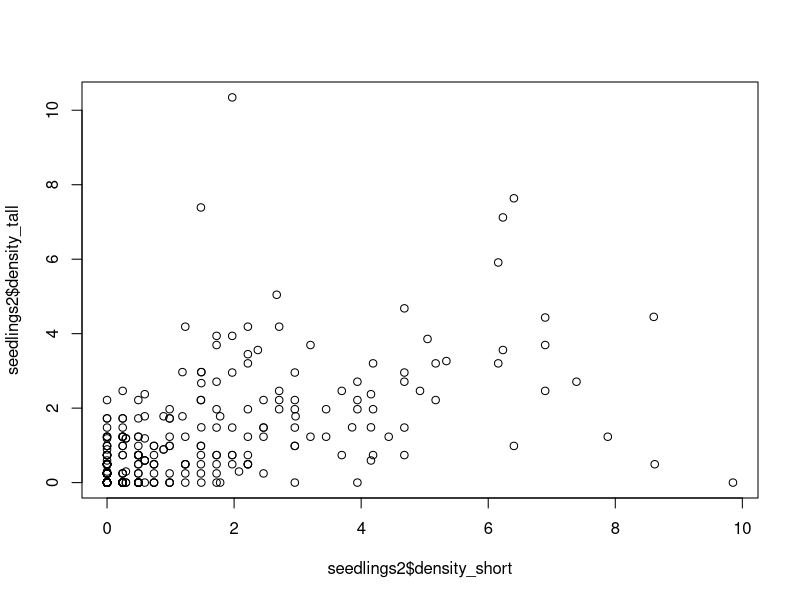
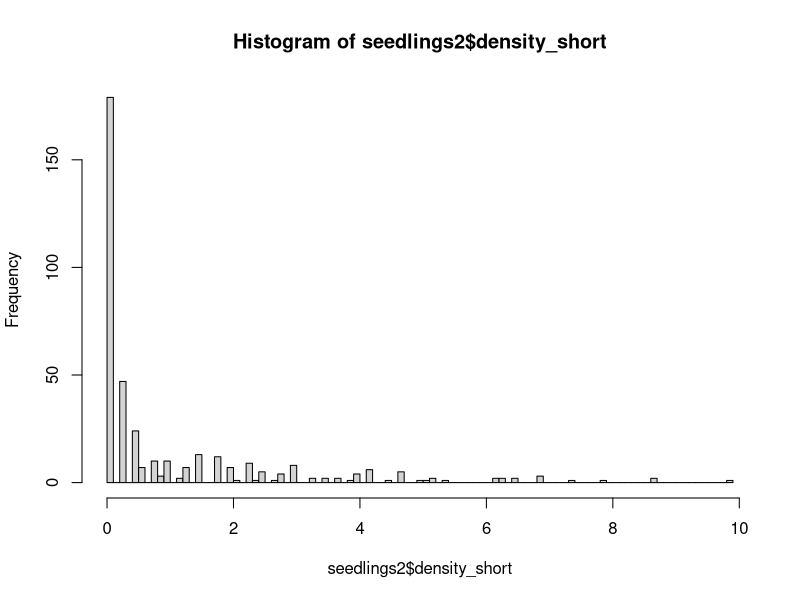
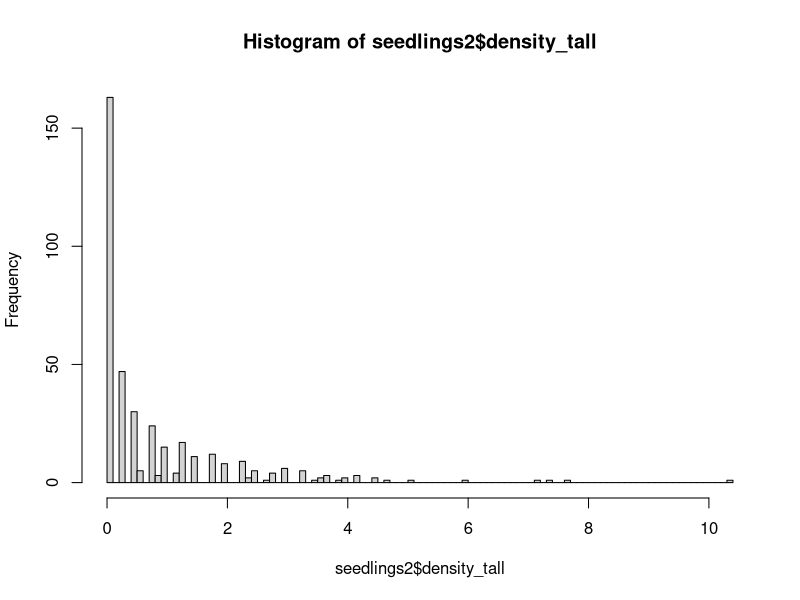
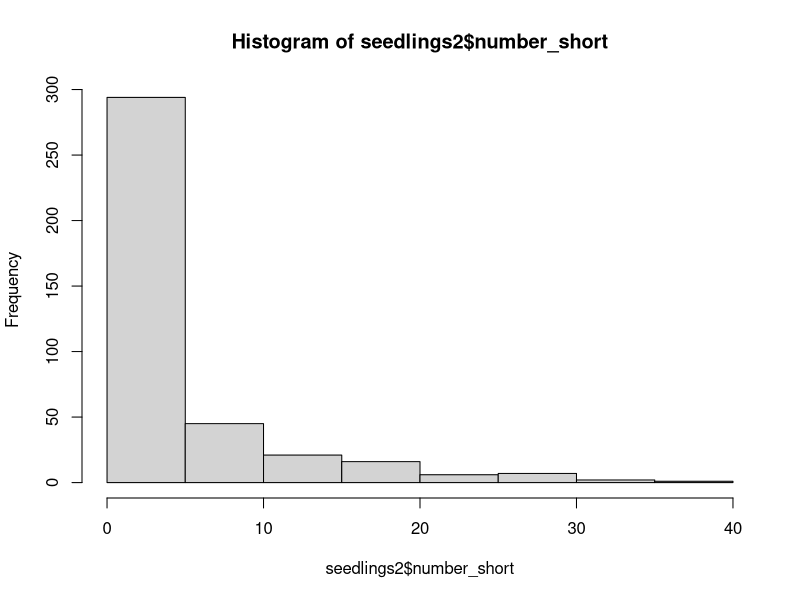
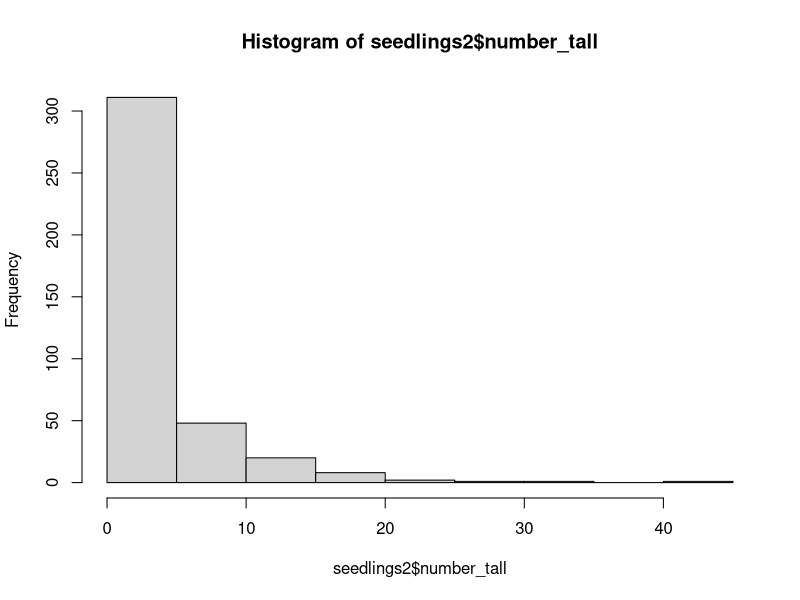
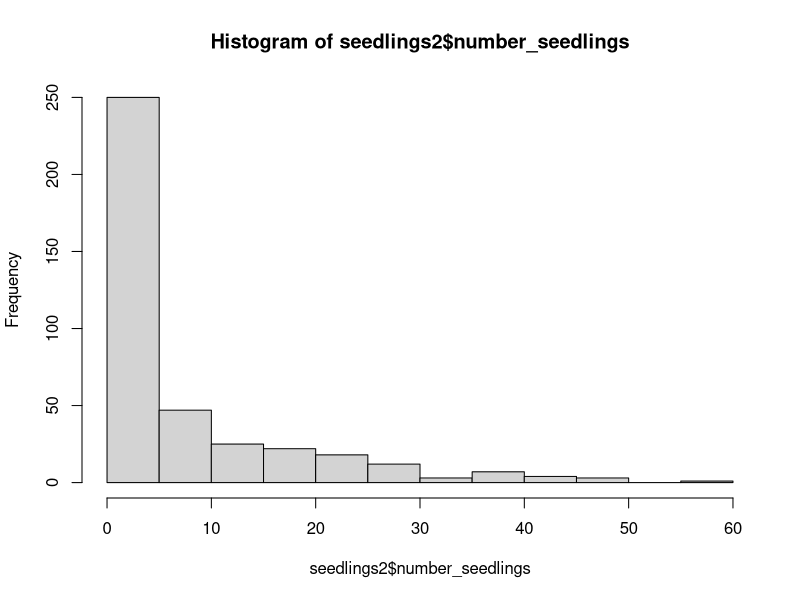
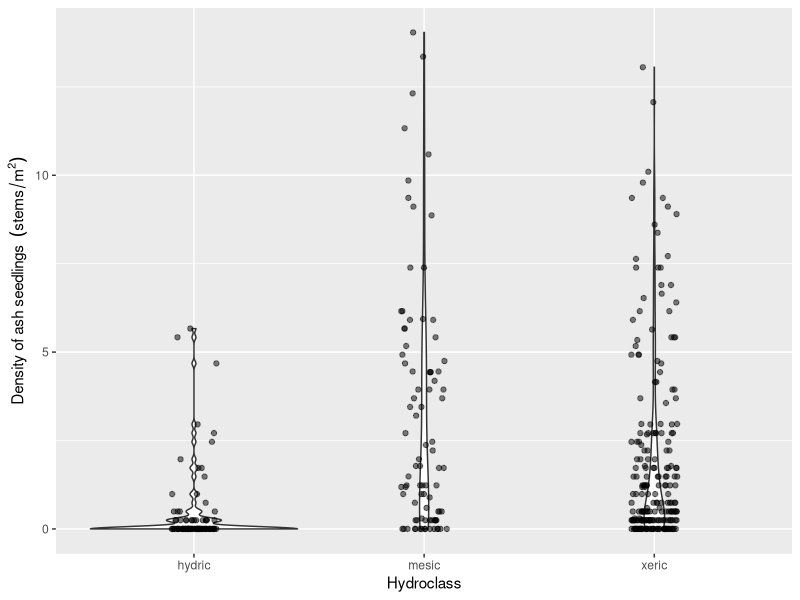
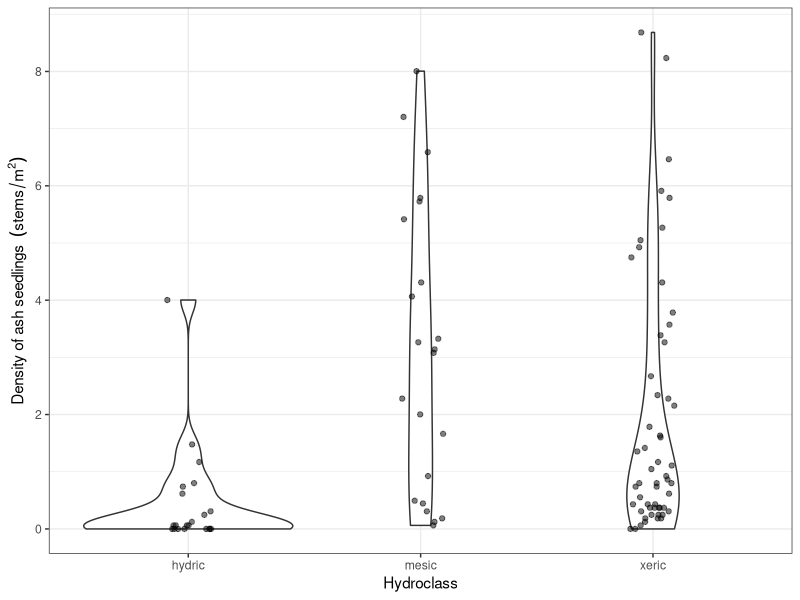

Write R code to recreate these figures, in order. (Note: this script raises an error after producing the figures.)
# Aaron Tayal
# 8/26/2024
# The purpose is to report what the stem 
# density of ash seedlings, saplings, small trees, and trees is

library(ggplot2)
library(dplyr)


# Hydroclass -----------------------------------------------------------------

hydro <- read.csv("Raw_data/MI-plot-hydroclasses.csv")
str(hydro)
hydro$mstrlvl <- as.factor(hydro$mstrlvl)
# The column "mstrlvl" is either xeric, mesic, or hydric. All plots in one
# transect (3 plots) will have the same assignment of mstrlvl. I will also 
# call this the "hydroclass". The column "plotmstr" has a value from 1 to 5 
# (1 being driest and 5 being the most flooded). The "plotmstr" value can
# vary within a transect. I think it is based on the results of some kind of 
# soil moisture test.

# Note: "MI-plot-hydroclasses.csv" has hydroclass data for 129 plots, including
# some that I do not plan to visit because they are designated "non-ash" plots
# or they are at Brighton.

# Plot centers ---------------------------------------------------------------

plot_centers0 <- read.csv("Raw_data/EAB_Michigan_2024_plot_centers.csv")
str(plot_centers0)
# Kayla: for the center_tree column, I would encourage to split that into two (one for species and one for dbh)
# same for the center tree updated column

# There are 111 plots (37 transects) that I plan to visit (and 2 extra rows due 
# to confusion about the true center for plot 75):
nrow(plot_centers0)

# Remove the 2 additional rows listing info on 75_north and 75_south:
plot_centers0 <- plot_centers0[plot_centers0$center_tree_number != "75_north",]
plot_centers0 <- plot_centers0[plot_centers0$center_tree_number != "75_south",]

nrow(plot_centers0)

# Make transect and park into factors:
plot_centers0$Transect <- as.factor(plot_centers0$Transect)
plot_centers0$Park <- as.factor(plot_centers0$Park)

# Make center tree number into an integer:
plot_centers0$center_tree_number <- as.integer(plot_centers0$center_tree_number)

# There are 98 plots that I have collected seedling data (not counting 75_north):
sum(plot_centers0$seedlings_done_y_n == "y")

# Similarly, there are 98 plots that I have collected sapling data (not counting 
# 75_north):
sum(plot_centers0$saplings_done_y_n == "y")

# There are 97 plots that I have collected tree data for (not counting 75_north).
# At plot 91 at Hudson Mills, we ran out of time to collect tree data due to a 
# thunderstorm
sum(plot_centers0$trees_done_y_n == "y")

# There are 2 plots where we found and measured the center tree but did not 
# collect any seedling, sapling, or tree data due to high waters and a time 
# crunch. These were plots 23 and 66, both at Island Lake.

# This leaves 11 plots that we have neither found the center or recorded data
# for. Four at Hudson Mills, six at Indian Springs, and one at Island Lake. 
# Note: we technically found plot 61 at Island Lake, but I forgot to write
# the center tree DBH, and thus I'm considering it completely not-started.

# Summary: 97 done + 3 partially done + 11 not-started = 111 plots

# Join the hydroclass data into the plot_centers dataframe:
plot_centers <- right_join(hydro, plot_centers0)
nrow(plot_centers) == nrow(plot_centers0)

# Try to understand which hydroclasses (hydric, mesic, xeric) are found at 
# each Park:
table((plot_centers %>% filter(Park == "Highland"))$mstrlvl)
table((plot_centers %>% filter(Park == "Hudson Mills"))$mstrlvl)
table((plot_centers %>% filter(Park == "Indian Springs"))$mstrlvl)
table((plot_centers %>% filter(Park == "Island Lake"))$mstrlvl)
table((plot_centers %>% filter(Park == "Kensington"))$mstrlvl)
table((plot_centers %>% filter(Park == "Pontiac Lake"))$mstrlvl)
table((plot_centers %>% filter(Park == "Proud Lake"))$mstrlvl)

# Seedlings -------------------------------------------------------------------

seedlings <- read.csv("Raw_data/EAB_Michigan_2024_seedlings.csv")
str(seedlings)
# At one plot (75 at Indian Springs), we found two center trees marked 75.
# The true, original plot 75 is the one I want to use. I called this one 
# "75_south" in my datasheet this year. So I need to remove "75_north" rows and
# rename "75_south" rows as simply "75".
seedlings <- seedlings[seedlings$center_tree_number != "75_north",]
seedlings$center_tree_number[seedlings$center_tree_number == "75_south"] <- "75"
str(seedlings)

seedlings$center_tree_number <- as.integer(seedlings$center_tree_number)

# To combine the data on plot centers with the seedling data, I want to
# keep all rows in seedlings:
seedlings2 <- right_join(plot_centers, seedlings, by="center_tree_number")
# I notice test if the number of rows are the same,
# indicating that the datasets combined sucessfully:
nrow(seedlings2) == nrow(seedlings)

# We recorded data for each quadrant of each microplot, so I need to add up the
# four quadrants for short seedlings (those that are shorter than 25 cm):
seedlings2$number_short <- 
  seedlings2$northeast_number_established_short +
  seedlings2$southeast_number_established_short +
  seedlings2$southwest_number_established_short +
  seedlings2$northwest_number_established_short

# Same for tall seedlings:
seedlings2$number_tall <- 
  seedlings2$northeast_number_established_tall +
  seedlings2$southeast_number_established_tall +
  seedlings2$southwest_number_established_tall +
  seedlings2$northwest_number_established_tall

# Now make a column for the total number of seedlings (both short and tall):
seedlings2$number_seedlings <- seedlings2$number_short + seedlings2$number_tall

# Now I need to divide the raw counts by the area of the circular microplot to
# get the density. The density will be in units of stems per meter^2
seedlings2$density_short <-
  (seedlings2$number_short / seedlings2$area_of_microplot_m_squared)

seedlings2$density_tall <-
  (seedlings2$number_tall / seedlings2$area_of_microplot_m_squared)

seedlings2$density_seedlings <- 
  (seedlings2$number_seedlings / seedlings2$area_of_microplot_m_squared)

# For a common sense check, I'll plot the density of short seedlings against
# the density of tall seedlings.  I predict (prior to seeing it) that they 
# will be correlated.
plot(seedlings2$density_short,
     seedlings2$density_tall)

# I will plot histograms for short and tall seedlings. I want to know what is 
# the qualitative shape of the distribution:
hist(seedlings2$density_short, breaks=100)
hist(seedlings2$density_tall, breaks=100)

hist(seedlings2$number_short) # I wanted to see the count data, too
hist(seedlings2$number_tall)
hist(seedlings2$number_seedlings)

# Note: these density variables are pseudo-continuous, but really they are
# discrete, because the counts are discrete, and so there are only a limited
# number of values that the density can take.

# I want to make a violin plot that shows the distribution of seedling densities
# for each of the three hydroclasses (xeric, mesic, and hydric)
ggplot(data=seedlings2, aes(x=factor(mstrlvl), 
                            y=density_seedlings)) +
  geom_violin() +
  geom_jitter(height=0, width=0.1, alpha=0.5) +
  xlab("Hydroclass") +
  ylab(bquote("Density of ash seedlings " ~ (stems/m^2)))

# I want to take an average of the 4 microplots in order to report data at the 
# plot level. 

# IMPORTANT NOTE: sometimes, we forgot to write the percent cover
# for 1 out of 4 of the microplots. I have instructed the code to strip NA values
# before taking the mean.  I'm assuming it's okay because we still have three other
# values, but I need to check on this.

seedlings_by_plot <- seedlings2 %>% group_by(center_tree_number) %>% 
  summarize(Park = first(Park),
            Transect = first(Transect),
            mstrlvl = first(mstrlvl),
            plotmstr = first(plotmstr),
            mean_percent_cover = mean(percent_cover_0_0.5_1_3.5_8_15.5_25.5_etc, 
                                 na.rm=TRUE),
            mean_density_short = mean(density_short),
            mean_density_tall = mean(density_tall),
            mean_density_seedlings = mean(density_seedlings),
            total_number_short = sum(number_short),
            total_number_tall = sum(number_tall),
            total_number_seedlings = sum(number_seedlings))

#write.csv(seedlings_by_plot, file="Cleaned_data/seedlings_by_plot.csv")

# Make a graph that shows the seedling densities by hydroclass, at the plot level
ggplot(data=seedlings_by_plot, aes(x=factor(mstrlvl), y=mean_density_seedlings)) +
  geom_violin() +
  geom_jitter(height=0, width=0.1, alpha=0.5) +
  xlab("Hydroclass") +
  ylab(bquote("Density of ash seedlings " ~ (stems/m^2))) +
  scale_y_continuous(breaks=seq(0,9,2)) +
  theme_bw()

# Make a similar graph for short seedlings (under 25 cm):
ggplot(data=seedlings_by_plot, aes(x=factor(mstrlvl), y=mean_density_short)) +
  geom_violin() +
  geom_jitter(height=0, width=0.1, alpha=0.5) +
  xlab("Hydroclass") +
  ylab(bquote("Density of short ash seedlings <25 cm  " ~ (stems/m^2))) +
  scale_y_continuous(breaks=seq(0,9,2)) +
  ylim(-0.15, 6) +
  theme_bw()

# Same for tall seedlings:
ggplot(data=seedlings_by_plot, aes(x=factor(mstrlvl), y=mean_density_tall)) +
  geom_violin() +
  geom_jitter(height=0, width=0.1, alpha=0.5) +
  xlab("Hydroclass") +
  ylab(bquote("Density of tall ash seedlings 25-137 cm  " ~ (stems/m^2))) +
  ylim(-0.15, 6) +
  theme_bw()

# And for percent cover:
ggplot(data=seedlings_by_plot, aes(x=factor(mstrlvl), y=mean_percent_cover)) +
  geom_violin() +
  geom_jitter(height=0, width=0.1, alpha=0.5) +
  xlab("Hydroclass") +
  ylab("Percent cover of ash seedlings (%)") +
  theme_bw()

# Make a transect-level summary:
seedlings_by_transect <- seedlings2 %>% group_by(Transect) %>% 
  summarize(Park = first(Park),
            mstrlvl = first(mstrlvl),
            mean_plotmstr = mean(plotmstr),
            mean_percent_cover = mean(percent_cover_0_0.5_1_3.5_8_15.5_25.5_etc, 
                                      na.rm=TRUE),
            mean_density_short = mean(density_short),
            mean_density_tall = mean(density_tall),
            mean_density_seedlings = mean(density_seedlings),
            total_number_short = sum(number_short),
            total_number_tall = sum(number_tall),
            total_number_seedlings = sum(number_seedlings))

#write.csv(seedlings_by_transect, file="Cleaned_data/seedlings_by_transect.csv")

# Make a graph that shows the seedling densities by hydroclass, at the transect level:
ggplot(data=seedlings_by_transect, aes(x=mstrlvl, y=mean_density_seedlings)) +
  geom_violin() +
  geom_jitter(height=0, width=0.1, alpha=0.5) +
  xlab("Hydroclass") +
  ylab(bquote("Density of ash seedlings " ~ (stems/m^2))) +
  scale_y_continuous(breaks=seq(0,9,2)) +
  theme_bw()

# Make a graph that shows the number of seedlings by hydroclass, at the transect level:
ggplot(data=seedlings_by_transect, aes(x=mstrlvl, y=total_number_seedlings)) +
  geom_violin() +
  geom_jitter(height=0, width=0.1, alpha=0.5) +
  xlab("Hydroclass") +
  ylab("Total number of ash seedlings (stems)") +
  theme_bw()

# Make a graph that shows the percent cover by hydroclass, at the transect level
ggplot(data=seedlings_by_transect, aes(x=mstrlvl, y=mean_percent_cover)) +
  geom_violin() +
  geom_jitter(height=0, width=0.1, alpha=0.5) +
  xlab("Hydroclass") +
  ylab("Percent cover of ash seedlings (%)") +
  theme_bw()

# Make a graph that shows the seedling densities by park, at the transect level:
ggplot(data=seedlings_by_transect, aes(x=Park, y=mean_density_seedlings)) +
  geom_violin() +
  geom_jitter(height=0, width=0.1, alpha=0.5) +
  xlab("Hydroclass") +
  ylab(bquote("Density of ash seedlings " ~ (stems/m^2))) +
  scale_y_continuous(breaks=seq(0,9,2)) +
  theme_bw()

# Saplings --------------------------------------------------------------------

saplings <- read.csv("Raw_data/EAB_Michigan_2024_saplings.csv")
str(saplings)
# Remove 75_north and rename 75_south to 75 (see seedlings for details)
saplings <- saplings[saplings$center_tree_number != "75_north",]
saplings$center_tree_number[saplings$center_tree_number == "75_south"] <- "75"

saplings$center_tree_number <- as.integer(saplings$center_tree_number)

# Trying to add in the plot center info to this dataframe:
saplings2 <- right_join(plot_centers, saplings, by="center_tree_number")
nrow(saplings) == nrow(saplings2)

# Saplings were counted in each quadrant, so I want to sum up the quadrants
# to get a total number of saplings by plot
saplings_by_plot <- saplings2 %>% group_by(center_tree_number) %>% 
  summarize(Park = first(Park),
            Transect = first(Transect),
            mstrlvl = first(mstrlvl),
            plotmstr = first(plotmstr),
            number_saplings = sum(number_of_stems))

# To find the density of saplings, I need to divide the number of saplings 
# found in the subplot (8 meters in radius) by the area of that subplot. 
# The area of the subplot is 201.062 m^2. The unit will be stems per m^2.
saplings_by_plot$density_saplings <- saplings_by_plot$number_saplings / 201.062

# I would like to also change the units to stems per hectare:
saplings_by_plot$density_saplings_stems_per_ha <- 
  saplings_by_plot$density_saplings * 10000

#write.csv(saplings_by_plot, file="Cleaned_data/saplings_by_plot.csv")


# Now, make a violin plot that shows the density of saplings found at each plot, 
# as a function of hydroclass
ggplot(data=saplings_by_plot, aes(x=factor(mstrlvl), 
                                  y=density_saplings)) + 
  geom_violin() +
  geom_jitter(height=0, width=0.1, alpha=0.5) +
  xlab("Hydroclass") +
  ylab(bquote("Density of ash saplings " ~ (stems/m^2))) +
  theme_bw()

# Now create a summary at the transect level:
saplings_by_transect <- saplings_by_plot %>% group_by(Transect) %>%
  summarise(Park = first(Park),
            mstrlvl = first(mstrlvl),
            mean_plotmstr = mean(plotmstr),
            mean_density_saplings = mean(density_saplings),
            mean_density_saplings_stems_per_ha = mean(density_saplings_stems_per_ha))

#write.csv(saplings_by_transect, file="Cleaned_data/saplings_by_transect.csv")

# Now, make a violin plot that shows the mean density of saplings found at each 
# transect, as a function of hydroclass
ggplot(data=saplings_by_transect, aes(x=mstrlvl, 
                                  y=mean_density_saplings_stems_per_ha)) + 
  geom_violin() +
  geom_jitter(height=0, width=0.1, alpha=0.5) +
  xlab("Hydroclass") +
  ylab(bquote("Density of ash saplings " ~ (stems/ha))) +
  theme_bw()

# Small trees and trees -------------------------------------------------------

trees <- read.csv("Raw_data/EAB_Michigan_2024_trees.csv")

# Remove 75_north and rename 75_south to 75 (see seedlings for details)
trees <- trees[trees$center_tree_number != "75_north",]
trees$center_tree_number[trees$center_tree_number == "75_south"] <- "75"

trees$center_tree_number <- as.integer(trees$center_tree_number)
trees$ash_species <- as.factor(trees$ash_species)

# Add in plot center data
trees2 <- right_join(plot_centers, trees, by="center_tree_number")
nrow(trees) == nrow(trees2)

# Remove any rows where the species of tree is not ash (keep rows where ash_species is NA)
# Note: the hickory and Zanthoxylum rows were tagged trees
levels(trees2$ash_species)
trees2 <- trees2[( trees2$ash_species != "hickory" | is.na(trees2$ash_species) ), ]
trees2 <- trees2[( trees2$ash_species != "Zanthoxylum (prickly ash)" | is.na(trees2$ash_species) ), ]
trees2$ash_species <- droplevels(trees2$ash_species)
levels(trees2$ash_species)

# I want to make a column that simplifies ash_species so that there are only 
# three categories: black, green/white/pumpkin, and unknown
trees2$ash_species_simple <- as.character(trees2$ash_species)
trees2$ash_species_simple[trees2$ash_species_simple == "green"] <- "green_white_or_pumpkin"
trees2$ash_species_simple[trees2$ash_species_simple == "green or pumpkin"] <- "green_white_or_pumpkin"
trees2$ash_species_simple[trees2$ash_species_simple == "green or white"] <- "green_white_or_pumpkin"
trees2$ash_species_simple[trees2$ash_species_simple == "green white or pumpkin"] <- "green_white_or_pumpkin"
trees2$ash_species_simple[trees2$ash_species_simple == "black?"] <- "unknown"
trees2$ash_species_simple[trees2$ash_species_simple == "?"] <- "unknown"
trees2$ash_species_simple[trees2$ash_species_simple == "green?"] <- "unknown"
trees2$ash_species_simple[trees2$ash_species_simple == "white?"] <- "unknown"
trees2$ash_species_simple <- as.factor(trees2$ash_species_simple)
table(trees2$ash_species_simple)

# Which center_tree_number values are found in seedlings but not found in 
# trees?
a <- seedlings_by_plot$center_tree_number
b <- sort(unique(trees2$center_tree_number))
b
setdiff(a, b)
# Plot 91 at Hudson Mills is correct to be missing from trees2

# Make sure the variable that records which quadrant the tree was in is accurate:
trees2$quadrant_NE_SE_SW_NW <- as.factor(trees2$quadrant_NE_SE_SW_NW)
summary(trees2$quadrant_NE_SE_SW_NW)
trees2[trees2$quadrant_NE_SE_SW_NW == "?",] # The only rows with ? for quadrant
# are about 100 meters from the center (and so will be filtered out)

# Which rows are simply recording the absence of any trees?
c <- trees2$center_tree_number[trees2$quadrant_NE_SE_SW_NW == "none"]
c
unique(c)
d <- trees2$center_tree_number[trees2$quadrant_NE_SE_SW_NW != "none"]
unique(d)
intersect(unique(c), unique(d)) # Make sure no trees are recorded from plots
# also marked as having no trees.

# We only recorded compass direction at the beginning of summer 
# (it was a lot of work). But we can at least check the data against quadrant
# to see if they agree
trees2$compass_direction <- as.numeric(trees2$compass_direction)
ggplot(data=trees2, aes(x=quadrant_NE_SE_SW_NW, y=compass_direction)) +
  geom_point() +
  geom_hline(yintercept=90) +
  geom_hline(yintercept=180) +
  geom_hline(yintercept=270)
# Looks like there are three rows where compass direction and quadrant disagree:
trees2[trees2$compass_direction > 270 & trees2$quadrant_NE_SE_SW_NW != "NW" &
        is.na(trees2$compass_direction) == FALSE , ]
# All of these three rows were tagged ash. When it comes time to identify tagged
# ash in datasets from previous years, we will know about this issue. I'm not
# going to try to change anything right now.
  

# I want to create a new dataframe of trees so that small trees (2.5-10 cm DBH)
# are counted only if they occur within the 8 meter radius subplot. Furthermore,
# trees (10 cm DBH and up) are counted only if they occur within the 18 meter
# radius main plot

# First I need to change the variable distance_to_center_meters into a 
# numeric variable.  For many of the trees inside the 8 meter subplot, we
# simply wrote "less than 8" to indicate it was in the subplot. So now I 
# will name these as 4 (4 meters) even though they ranged from 0 m to 8 m
trees2$distance_to_center_meters_simple <- trees2$distance_to_center_meters
trees2$distance_to_center_meters_simple[trees2$distance_to_center_meters_simple == "less than 8"] <- "4"
trees2$distance_to_center_meters_simple[trees2$distance_to_center_meters_simple == "between 8 and 18"] <- "13"
trees2$distance_to_center_meters_simple[trees2$distance_to_center_meters_simple == "greater than 18"] <- "25"
trees2$distance_to_center_meters_simple[trees2$distance_to_center_meters_simple == "approx 100 m"] <- "100"
trees2$distance_to_center_meters_simple <- as.numeric(trees2$distance_to_center_meters_simple)
hist(trees2$distance_to_center_meters_simple, breaks=100)

# Small trees must be >= 2.5 cm DBH AND < 12.5 cm DBH AND distance to the center
# must be <= 8 meters
small_trees <- trees2 %>% dplyr::filter(quadrant_NE_SE_SW_NW != "none") %>%
  dplyr::filter(diameter_at_137_cm_in_cm >= 2.5) %>%
  dplyr::filter(diameter_at_137_cm_in_cm < 10) %>%
  dplyr::filter(distance_to_center_meters_simple <= 8)
plot(small_trees$diameter_at_137_cm_in_cm)
hist(small_trees$diameter_at_137_cm_in_cm, breaks=50)
plot(small_trees$distance_to_center_meters_simple)

#write.csv(small_trees, file="Cleaned_data/individual_small_trees.csv")

# Big trees must be >= 10 cm DBH AND distance to the center must be <= 18 meters
big_trees <- trees2 %>% dplyr::filter(quadrant_NE_SE_SW_NW != "none") %>%
  dplyr::filter(diameter_at_137_cm_in_cm >= 10) %>%
  dplyr::filter(distance_to_center_meters_simple <= 18)
plot(big_trees$diameter_at_137_cm_in_cm)
plot(big_trees$distance_to_center_meters_simple)

#write.csv(big_trees, file="Cleaned_data/individual_big_trees.csv")

# Now, create a summary of how many ash small trees were found in each plot
# and what the basal area was. To calculate basal area, take the diameters, 
# and convert to areas and add them up, then convert the units from cm^2 to 
# meters^2 by dividing by 10,000. Note: I have not yet divided
# by the area of the subplot yet.
small_trees_by_plot <- small_trees %>% group_by(center_tree_number) %>%
  summarise(Park = first(Park),
            Transect = first(Transect),
            mstrlvl = first(mstrlvl),
            plotmstr = first(plotmstr),
            number_small_trees = n(),
            basal_area_small_trees_in_m_squared = 
              pi * sum(diameter_at_137_cm_in_cm ^ 2) / 10000
            )

# Now, for any center tree numbers not mentioned in small_trees_by_plot,
# but that are in trees2, I'd like to put another row with a zero in it:
b # b is all the center tree numbers where presence/absence of trees was recorded
e <- small_trees_by_plot$center_tree_number
e # e is all the center tree numbers where small trees were found in the subplot
f <- sort(setdiff(b, e)) # f is all the center tree numbers were zero small
# trees were found in the subplot
f

# Add a row for each center tree where no small trees were found in the subplot:
for (k in (1:length(f))){
  info <- plot_centers %>% filter(center_tree_number == f[k]) %>% 
    select(center_tree_number, Park, Transect, mstrlvl, plotmstr)
  info$number_small_trees <- 0
  info$basal_area_small_trees_in_m_squared <- 0
  small_trees_by_plot <- small_trees_by_plot %>% bind_rows(info)
}

# Reorder the rows by center_tree_number
small_trees_by_plot <- small_trees_by_plot %>% arrange(center_tree_number)

g <- small_trees_by_plot$center_tree_number
all.equal(b, g) # This shows that small_trees_by_plot now has all the same center
# trees that we recorded the presence or absence of trees at

# Create a histogram of number of small trees to investigate whether the 
# distribution follows a Poisson distribution.
ggplot(data=small_trees_by_plot, aes(x=number_small_trees)) +
  geom_histogram() +
  theme_classic()
# The Poisson distribution assumes that events (here the presence of a small
# tree) occur independently of the position of other small trees. That assumption
# is obviously false


# To find the density of small trees, I need to divide the number of them 
# found in the subplot (8 meters in radius) by the area of that subplot. 
# The area of the subplot is 201.062 m^2. The unit will be stems per m^2.
small_trees_by_plot$density_small_trees <- small_trees_by_plot$number_small_trees / 201.062
 
# I would like to also change the units to stems per hectare:
small_trees_by_plot$density_small_trees_stems_per_ha <- 
  small_trees_by_plot$density_small_trees * 10000

# Now find the basal area of small trees in meters^2 per hectare. I do this by 
# dividing by the area of the subplot over which small trees were recorded and
# then multiplying by 10,000 to convert into meters^2 of basal area per hectare
small_trees_by_plot$basal_area_small_trees_m_squared_per_ha <-
  ( small_trees_by_plot$basal_area_small_trees_in_m_squared / 201.062 ) * 10000

# Now, make a violin plot that shows the density of small trees found at each 
# plot, as a function of hydroclass
ggplot(data=small_trees_by_plot, aes(x=mstrlvl, 
                                    y=density_small_trees_stems_per_ha)) + 
  geom_violin() +
  geom_jitter(height=0, width=0.1, alpha=0.5) +
  xlab("Hydroclass") +
  ylab(bquote("Density of ash small trees " ~ (stems/hectare))) +
  theme_bw()

# Plot the basal area per hectare found at each plot as a function of hydroclass:
ggplot(data=small_trees_by_plot, aes(x=mstrlvl,
                                     y=basal_area_small_trees_m_squared_per_ha)) +
  geom_violin() +
  geom_jitter(height=0, width=0.1, alpha=0.5) +
  xlab("Hydroclass") +
  ylab(bquote("Basal area of ash small trees " ~ (m^2/hectare))) +
  theme_bw()

# Now the same type of summary for big trees
big_trees_by_plot <- big_trees %>% group_by(center_tree_number) %>%
  summarise(number_big_trees = n(),
            basal_area_big_trees_in_m_squared = 
              pi * sum(diameter_at_137_cm_in_cm ^ 2) / 10000)

# Now merge big_trees_by_plot into the small_trees_by_plot dataframe:
trees_by_plot <- full_join(small_trees_by_plot, 
                                    big_trees_by_plot, by="center_tree_number")
# Replace NAs with zeros for number of big trees and basal area of big trees:
trees_by_plot$number_big_trees[is.na(trees_by_plot$number_big_trees)] <- 0
trees_by_plot$basal_area_big_trees_in_m_squared[is.na(trees_by_plot$basal_area_big_trees_in_m_squared)] <- 0

# Calculate the density of big trees in stems per m^2:
trees_by_plot$density_big_trees <- trees_by_plot$number_big_trees / 1017.876

# And in stems per hectare:
trees_by_plot$density_big_trees_stems_per_ha <- 
  trees_by_plot$density_big_trees * 10000

# Calculate the basal area of big trees in meters^2 per hectare
trees_by_plot$basal_area_big_trees_m_squared_per_ha <-
  ( trees_by_plot$basal_area_big_trees_in_m_squared / 1017.876 ) * 10000

# Now, make a violin plot that shows the number of big trees found at each 
# plot, as a function of hydroclass
ggplot(data=trees_by_plot, aes(x=mstrlvl, 
                                     y=density_big_trees_stems_per_ha)) + 
  geom_violin() +
  geom_jitter(height=0, width=0.1, alpha=0.5) +
  xlab("Hydroclass") +
  ylab(bquote("Density of ash big trees " ~ (stems/ha))) +
  theme_bw()

plot(trees_by_plot$basal_area_big_trees_m_squared_per_ha)

#write.csv(trees_by_plot, file="Cleaned_data/trees_by_plot.csv")

# Create a transect-level summary of the tree data:
trees_by_transect <- trees_by_plot %>% group_by(Transect) %>%
  summarise(Park = first(Park),
            mstrlvl = first(mstrlvl),
            mean_plotmstr = mean(plotmstr),
            mean_density_small_trees = mean(density_small_trees),
            mean_density_small_trees_stems_per_ha = mean(density_small_trees_stems_per_ha),
            mean_density_big_trees = mean(density_big_trees),
            mean_density_big_trees_stems_per_ha = mean(density_big_trees_stems_per_ha),
            mean_BA_small_trees_m_squared_per_ha = mean(basal_area_small_trees_m_squared_per_ha),
            mean_BA_big_trees_m_squared_per_ha = mean(basal_area_big_trees_m_squared_per_ha))

write.csv(trees_by_transect, file="Cleaned_data/trees_by_transect.csv")

# Graph the number of small trees by hydroclass, at the transect level:
ggplot(data=trees_by_transect, aes(x=mstrlvl, 
                               y=mean_density_small_trees_stems_per_ha)) + 
  geom_violin() +
  geom_jitter(height=0, width=0.1, alpha=0.5) +
  xlab("Hydroclass") +
  ylab(bquote("Density of ash small trees " ~ (stems/hectare))) +
  theme_bw()

# Graph the basal area per ha of small trees by hydroclass, at the transect level:
ggplot(data=trees_by_transect, aes(x=mstrlvl, 
                                   y=mean_BA_small_trees_m_squared_per_ha)) + 
  geom_violin() +
  geom_jitter(height=0, width=0.1, alpha=0.5) +
  xlab("Hydroclass") +
  ylab(bquote("Basal area of ash small trees " ~ (m^2/hectare))) +
  theme_bw()

# Make a scatter plot of the small trees with diameter in the x-axis and 
# canopy condition in the y-axis.
ggplot(data=small_trees, aes(x=diameter_at_137_cm_in_cm, y=canopy_condition_1_5,
                             color=ash_species_simple)) +
  geom_jitter(height=0.05, width=0, alpha=0.4) +
  theme_classic()



